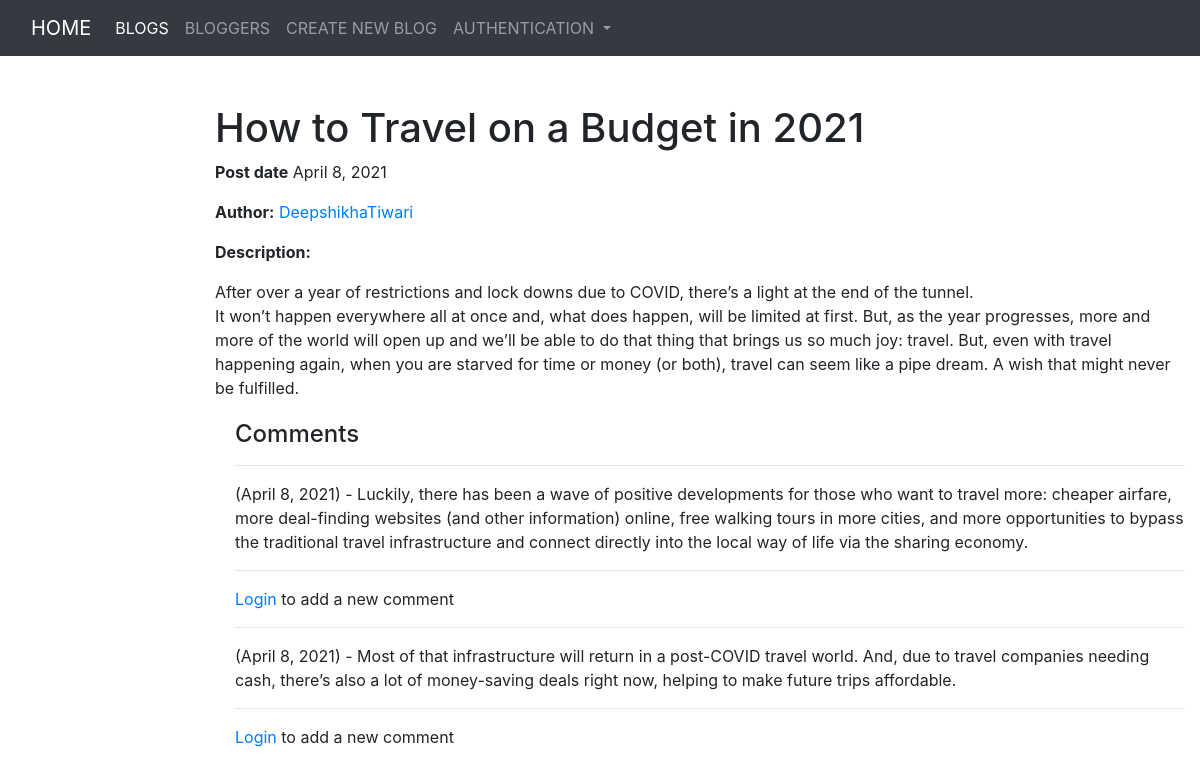
The app's page /blog/blog/2 with its own data.
### blog/models.py (models this page shows, shortened)
class Blog(models.Model):
    name = models.CharField(max_length=500)
    author = ForeignKey(BlogAuthor, on_delete=models.SET_NULL, null=True)
    description = models.TextField(max_length=1000, help_text='Enter your blog text')
    post_date = models.DateField(default=date.today())
    class Meta:
        ordering = ["-post_date"]

class BlogAuthor(models.Model):
    user = OneToOneField(User, on_delete=models.SET_NULL, null=True)
    bio = models.TextField(max_length=200, help_text='Enter bio details here')
    class Meta:
        ordering = ['user', 'bio']
    def __str__(self):
        return self.user.username

class BlogComment(models.Model):
    description = models.TextField(max_length=1000, help_text='Enter comments for your blog')
    author = ForeignKey(BlogAuthor, on_delete=models.SET_NULL, null=True)
    blog = ForeignKey(Blog, on_delete=models.CASCADE)
    post_date = models.DateField(auto_now_add=True)

### blog/views.py (the view)
# urls.py: path('blog/<int:pk>', views.BlogDetailView.as_view(), name='blog-detail'),
class BlogDetailView(generic.DetailView):
    model = Blog

### blog/templates/blog/blog_detail.html
{% extends "base_generic.html" %}
{% block content %}
<br>
<br>
<h1>{{ blog.name }}</h1>
<p><strong>Post date</strong> {{ blog.post_date }}</p>
<p><strong>Author:</strong> <a href="{% url 'blogs-by-author' blog.author.pk %}">{{ blog.author }}</a></p>
<p><strong>Description:</strong></p>
<p style="white-space:pre-wrap;">{{ blog.description }}</p>
<div style="margin-left:20px;margin-top:20px">
<h4>Comments</h4>
{% for comment in blog.blogcomment_set.all %}
<hr>
<p>{{comment.user}} ({{comment.post_date}}) - {{comment.description}}</p>
<hr>
{% if user.is_authenticated %}
  <a href="{% url 'blog_comment' blog.id %}">Add a new comment</a></p>
{% else %}
  <p><a href="{% url 'login'%}?next={{request.path}}">Login</a> to add a new comment</p>
{% endif %}
{% endfor %}
</div>
{% endblock %}

### records on screen
Blog: name "How to Travel on a Budget in 2021", post_date "April 8, 2021", author "DeepshikhaTiwari", description "After over a year of restrictions and lock downs due to COVID, there’s a light at the end of the tunnel. It won’t happen everywhere all at once and, what does happen, will be limited at first. But, as the year progresses, more and more of the world will open up and we’ll be able to do that thing that brings us so much joy: travel. But, even with travel happening again, when you are starved for time or money (or both), travel can seem like a pipe dream. A wish that might never be fulfilled."
BlogComment: post_date "April 8, 2021", description "Luckily, there has been a wave of positive developments for those who want to travel more: cheaper airfare, more deal-finding websites (and other information) online, free walking tours in more cities, and more opportunities to bypass the traditional travel infrastructure and connect directly into the local way of life via the sharing economy."
BlogComment: post_date "April 8, 2021", description "Most of that infrastructure will return in a post-COVID travel world. And, due to travel companies needing cash, there’s also a lot of money-saving deals right now, helping to make future trips affordable."
